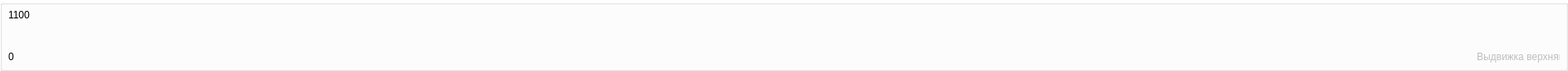
         <widget class="QGroupBox" name="groupBox11">
          <property name="sizePolicy">
           <sizepolicy hsizetype="Preferred" vsizetype="Fixed">
            <horstretch>0</horstretch>
            <verstretch>0</verstretch>
           </sizepolicy>
          </property>
          <property name="minimumSize">
           <size>
            <width>0</width>
            <height>80</height>
           </size>
          </property>
          <property name="maximumSize">
           <size>
            <width>1890</width>
            <height>120</height>
           </size>
          </property>
          <property name="styleSheet">
           <string notr="true">QGroupBox{
                        background-color: #fff;
                        }</string>
          </property>
          <property name="title">
           <string/>
          </property>
          <widget class="QWidget" name="horizontalLayoutWidget_11">
           <property name="geometry">
            <rect>
             <x>50</x>
             <y>10</y>
             <width>1781</width>
             <height>61</height>
            </rect>
           </property>
           <layout class="QHBoxLayout" name="layout_1100">
            <property name="spacing">
             <number>0</number>
            </property>
           </layout>
          </widget>
          <widget class="QLabel" name="label_14">
           <property name="geometry">
            <rect>
             <x>10</x>
             <y>10</y>
             <width>41</width>
             <height>16</height>
            </rect>
           </property>
           <property name="text">
            <string>1100</string>
           </property>
          </widget>
          <widget class="QLabel" name="extension_top_label">
           <property name="enabled">
            <bool>false</bool>
           </property>
           <property name="geometry">
            <rect>
             <x>1780</x>
             <y>60</y>
             <width>100</width>
             <height>16</height>
            </rect>
           </property>
           <property name="text">
            <string>Выдвижка верхняк</string>
           </property>
          </widget>
          <widget class="QLabel" name="label_41">
           <property name="geometry">
            <rect>
             <x>10</x>
             <y>60</y>
             <width>41</width>
             <height>16</height>
            </rect>
           </property>
           <property name="text">
            <string>0</string>
           </property>
          </widget>
          <widget class="QLabel" name="label_42">
           <property name="geometry">
            <rect>
             <x>1860</x>
             <y>20</y>
             <width>31</width>
             <height>21</height>
            </rect>
           </property>
           <property name="text">
            <string/>
           </property>
           <property name="pixmap">
            <pixmap>../../image/img tools/cantilever.png</pixmap>
           </property>
          </widget>
         </widget>
